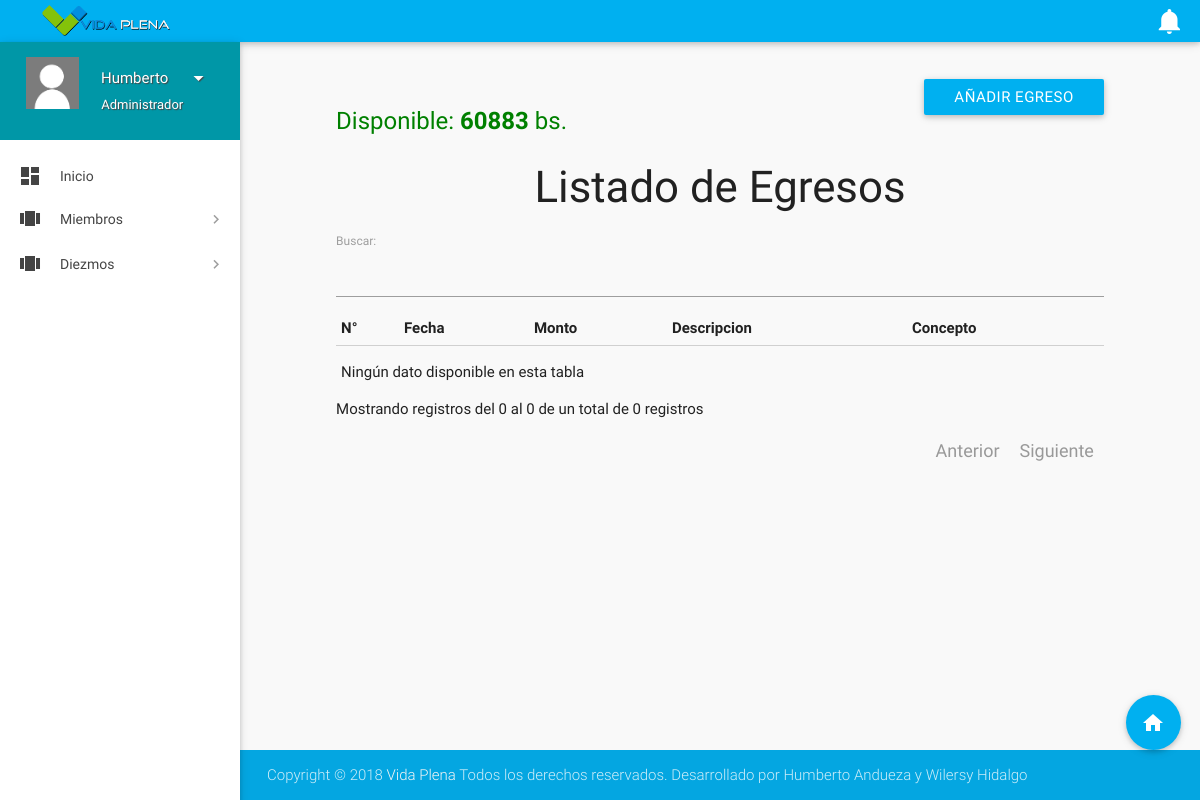
Page /panel/diezmos/egresos (signed in) on the earlier database version.
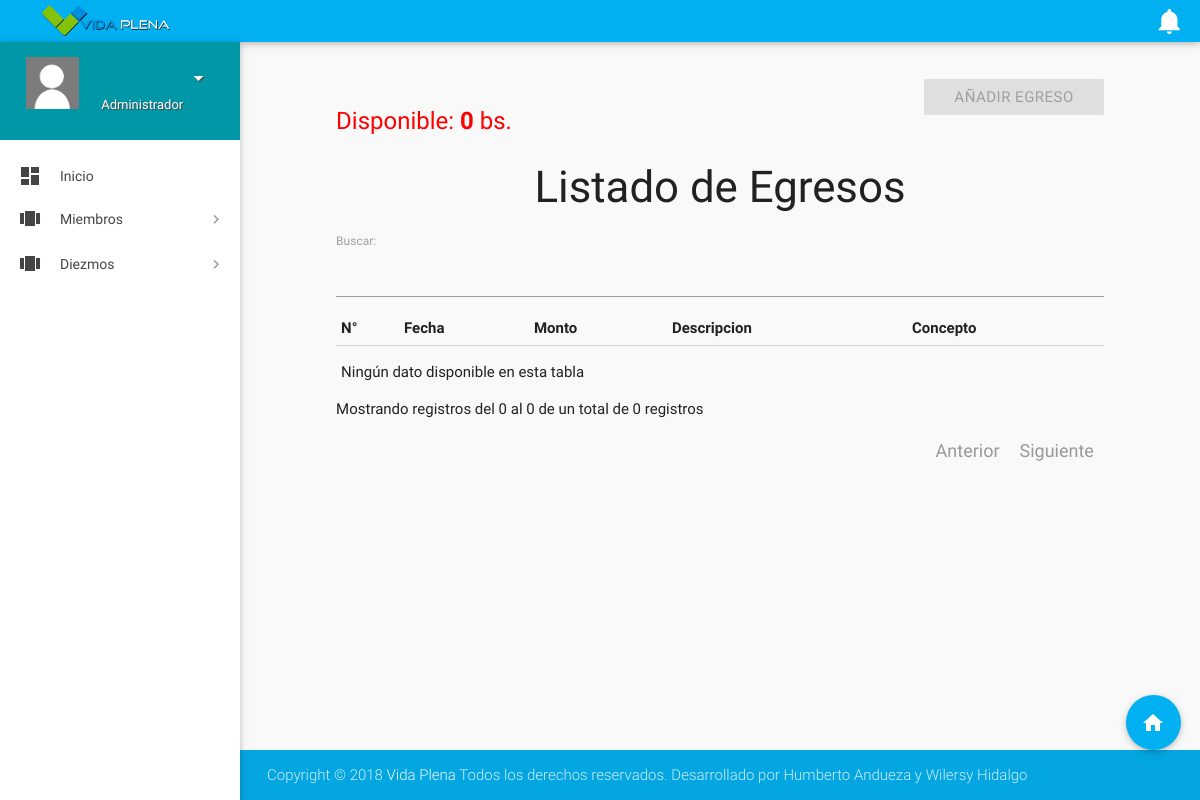
Same page on the later database version.
### core/models.py (models this page shows, shortened)
class User(AbstractBaseUser, PermissionsMixin):
    email = models.EmailField(_('Correo Electronico'), unique=True)
    first_name = models.CharField(_('Nombre'), max_length=30, blank=True)
    last_name = models.CharField(_('Apellido'), max_length=30, blank=True)
    date_joined = models.DateTimeField(_('date joined'), auto_now_add=True)
    is_active = models.BooleanField(_('Activo'), default=True)
    is_superuser = models.BooleanField(_('Superusuario'), default=False)
    is_staff = models.BooleanField(_('Staff'), default=True)
    objects = UserManager()
    USERNAME_FIELD = 'email'
    REQUIRED_FIELDS = []
    class Meta:
        verbose_name = _('user')
        verbose_name_plural = _('users')

### diezmos/views.py (the view)
# urls.py: path('egresos', IndexEgresoPageView.as_view(), name="egresos"),
class IndexEgresoPageView(LoginRequiredMixin,TemplateView):
    def get(self,request,**kwargs):
        return render(request,'diezmos/egreso/listado.html')

### templates/diezmos/egreso/listado.html (shortened to what this page needs)
{% extends "panel_admin/base.html" %}
{% load static %}
{% block content %}
<section id="content">
<div class="container">
  <div class="section">
      <div class="row">
          <div class="col s10 m10 l10 offset-m1 offset-l1 offset-s1">
                <div class="capital left"></div>
                <button class="btn btn-primary modal-full-screen right anadir">Añadir Egreso</button>
          </div>
        <h3 class="center">Listado de Egresos</h3>
      </div>
      <div class="row mb-2">
      <div class="col s10 m10 l10 offset-m1 offset-l1 offset-s1">
        <table id="postsTable" class="table">
                <thead>
                    <tr>
                        <th>N°</th>
                        <th>Fecha</th>
                        <th>Monto</th>
                        <th>Descripcion</th>
                        <th>Concepto</th>
                    </tr>
                </thead>
                <tbody>
                </tbody>
           </table>
        </div>
    </div>
</div>
</div>
{% endblock %}

### templates/panel_admin/base.html (shortened to what the changed rows need)
{% load static %}
<!DOCTYPE html>
<html lang="en">
<head>
    <link href="{% static 'fullcalendar/fullcalendar.min.css' %}" rel='stylesheet' />
    <link href="{% static 'fullcalendar/fullcalendar.print.min.css'%}" rel='stylesheet' media='print' />
    <link href="{% static 'select2/select2.min.css'%}" rel="stylesheet" />
    <link href="{% static 'css/materialize.css'%}" type="text/css" rel="stylesheet" media="screen,projection">
    <link href="{% static 'css/style.css'%}" type="text/css" rel="stylesheet" media="screen,projection">
    <link href="{% static 'css/custom/custom.css'%}" type="text/css" rel="stylesheet" media="screen,projection">
    <link href="{% static 'js/plugins/dropify/css/dropify.min.css'%}" type="text/css" rel="stylesheet" media="screen,projection">
    <link href="{% static 'js/plugins/perfect-scrollbar/perfect-scrollbar.css'%}" type="text/css" rel="stylesheet" media="screen,projection">
</head>
<body>
    <header id="header" class="page-topbar">
        <div class="navbar-fixed">
            <nav class="navbar-color">
                <div class="nav-wrapper">
                    <ul class="left">
                      <li><h1 class="logo-wrapper"><a href="{% url 'core:panel' %}" class="brand-logo darken-1"><img src="{% static 'assets/img/logo.png'%}" alt="materialize logo"></a> <span class="logo-text">Vida Plena</span></h1></li>
                    </ul>
                </div>
            </nav>
        </div>
    </header>
    <div id="main">
        <div class="wrapper">
            <aside id="left-sidebar-nav">
                <ul id="slide-out" class="side-nav fixed leftside-navigation">
                <li class="user-details cyan darken-2">
                <div class="row">
                    <div class="col col s8 m8 l8">
                        <a class="btn-flat dropdown-button waves-effect waves-light white-text profile-btn" href="#" data-activates="profile-dropdown">{{user.first_name}}<i class="mdi-navigation-arrow-drop-down right"></i></a>
                        {% if request.user.is_superuser%}
                        <p class="user-roal">Administrador</p>
                        {% else %}
                        <p class="user-roal">Staff</p>
                        {% endif %}
                    </div>
                </div>
                </li>
            </ul>
            </aside>
                {% block content %}
                {% endblock %}
    </div>
</body>
</html>

Differences in the rows shown:
no longer on this page (row edited): User: first_name "Humberto"
Other differences:
text written by a page script: "Disponible: 60883 bs." → "Disponible: 0 bs."
